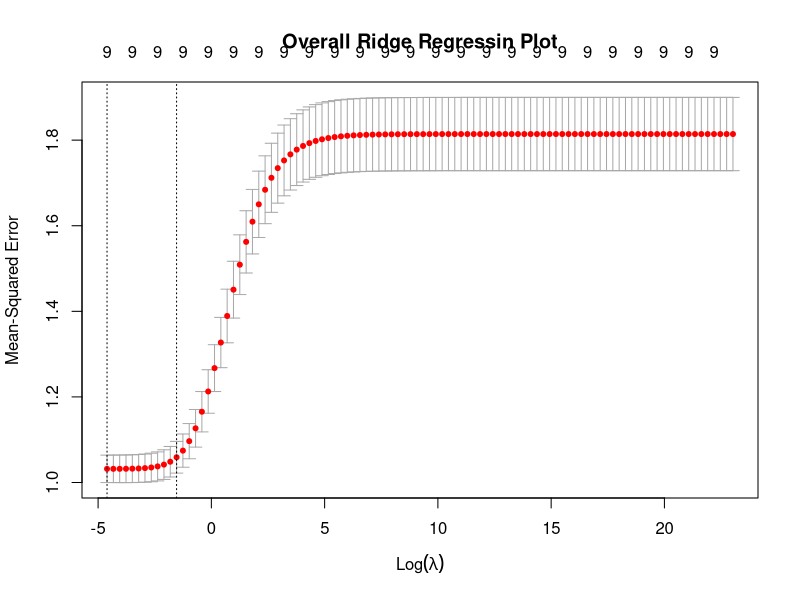

The R source for this figure: (Note: this script raises an error after producing the figure.)
library(glmnet)

# Read in data sets
overall_train_set = read.csv("data/data-sets/train-test-data-set/overall-train-set.csv")
overall_test_set = read.csv("data/data-sets/train-test-data-set/overall-test-set.csv")
overall_data_set_regresssion = read.csv("data/data-sets/train-test-data-set/overall-data-set-regression.csv")

# Fit ridge model to training set
ind_var <- c("ln_MD_EARN_WNE_P10", "ln_PCTFLOAN", "ln_C100_4", "ln_COSTT4_A", "MAJOR_CITY", "MINORATIO", "WEST", "MIDWEST", "NORTHEAST")
dependent_train <- as.matrix(overall_train_set["ln_STU_APPLIED"])
regressor_train <- as.matrix(overall_train_set[ind_var])
grid <- 10^seq(10, -2, length = 100)
set.seed(1235)
ridge_mod <- cv.glmnet(regressor_train, dependent_train, lambda = grid, alpha = 0)
best_lambda_ridge <- ridge_mod$lambda.min

# Save ridge regression plot
png('images/regression-plot/ridge-regression-plot.png')
plot(ridge_mod, main = "Overall Ridge Regressin Plot")
dev.off()

# Use the best fitted lambda on test set to calculate MSE
test_set_input <- as.matrix(overall_test_set[, ind_var])
ridge_test_predict <- predict(ridge_mod, s = best_lambda_ridge, newx = test_set_input)
ridge_test <- as.matrix(overall_test_set[,"ln_STU_APPLIED"])
MSE_ridge <- mean((ridge_test - ridge_test_predict)^2)

# Fit the model in the original dataset to find estimated coefficients
dependent_full <- as.matrix(overall_data_set_regresssion["ln_STU_APPLIED"])
regressor_full <- as.matrix(overall_data_set_regresssion[ind_var])
ridge_full_log_fit <- glmnet(regressor_full, dependent_full, alpha = 0, lambda = best_lambda_ridge)
ridge_fitted_coef <- coef(ridge_full_log_fit)

save(best_lambda_ridge, MSE_ridge, ridge_full_log_fit, ridge_fitted_coef, file = "data/regression-data/overall-ridge-model.RData")
